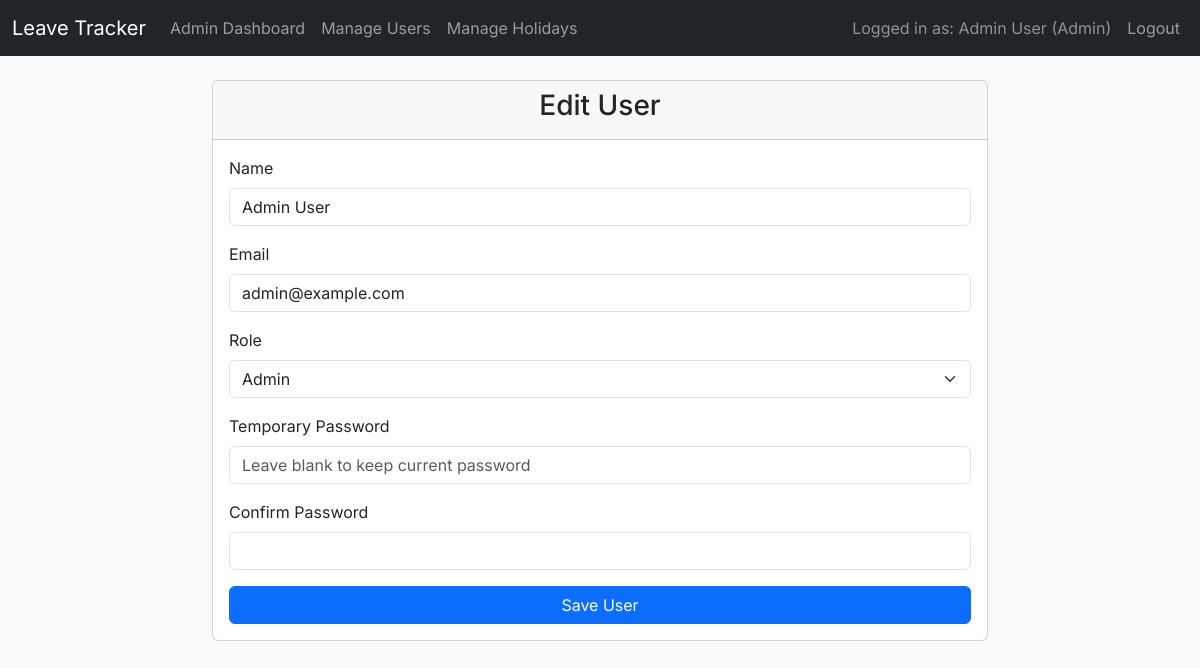
/admin/users/edit/1 (signed in), run on the app's committed database.
### models.py (models this page shows, shortened)
class User(db.Model, UserMixin):
    id = db.Column(db.Integer, primary_key=True)
    name = db.Column(db.String(100), nullable=False)
    email = db.Column(db.String(120), unique=True, nullable=False)
    password_hash = db.Column(db.String(128))
    role = db.Column(db.Enum(UserRole), nullable=False, default=UserRole.EMPLOYEE)
    manager_id = db.Column(db.Integer, db.ForeignKey('user.id'), nullable=True) # Self-referencing
    force_password_change = db.Column(db.Boolean, default=False, nullable=False)
    managed_employees = db.relationship('User', backref=db.backref('manager', remote_side=[id]), lazy='dynamic', foreign_keys=[manager_id])
    leaves_applied = db.relationship('Leave', backref='employee', lazy='dynamic', foreign_keys='Leave.user_id')
    leaves_approved = db.relationship('Leave', backref='approver', lazy='dynamic', foreign_keys='Leave.approved_by_id')
    def is_admin(self):
        return self.role == UserRole.ADMIN

### routes/admin.py (the view)
@admin_bp.route('/users/edit/<int:user_id>', methods=['GET', 'POST'])
@login_required
@admin_required
def edit_user(user_id):
    user = User.query.get_or_404(user_id)
    form = UserForm(obj=user)
    form.original_user = user
    form.password.validators = [v for v in form.password.validators if not isinstance(v, type(request.method == 'POST'))] # Remove DataRequired
    form.confirm_password.validators = [v for v in form.confirm_password.validators if not isinstance(v, type(request.method == 'POST'))]
    managers_list = [(0, 'None')] + [(u.id, u.name) for u in User.query.filter_by(role=UserRole.MANAGER).filter(User.id != user_id).all()]
    form.manager_id.choices = managers_list
    if form.validate_on_submit():
        user.name = form.name.data
        user.email = form.email.data
        user.role = UserRole[form.role.data]
        if form.password.data: # Only update password if provided
            user.set_password(form.password.data)
            user.force_password_change = True
        if UserRole[form.role.data] == UserRole.EMPLOYEE and form.manager_id.data != 0:
            user.manager_id = form.manager_id.data
        elif UserRole[form.role.data] != UserRole.EMPLOYEE:
            user.manager_id = None
        else: # employee without a manager or manager_id set to 0
             user.manager_id = None
        db.session.commit()
        flash(f'User {user.name} updated successfully!', 'success')
        return redirect(url_for('admin.manage_users'))
    elif request.method == 'GET':
        form.role.data = user.role.name # Set enum value for form
        if user.manager_id:
            form.manager_id.data = user.manager_id
    return render_template('admin/add_edit_user.html', form=form, title='Edit User', is_edit=True, user=user)

### forms.py (shortened to what this page needs)
class UserForm(FlaskForm):
    name = StringField('Name', validators=[DataRequired(), Length(min=2, max=100)])
    email = StringField('Email', validators=[DataRequired(), Email()])
    password = PasswordField('Temporary Password', validators=[Optional()]) # Optional for edit, DataRequired for add
    confirm_password = PasswordField('Confirm Password', validators=[Optional(), EqualTo('password', message='Passwords must match')])
    role = SelectField('Role', choices=[(role.name, role.value) for role in UserRole], validators=[DataRequired()])
    manager_id = SelectField('Manager', coerce=int, validators=[Optional()])
    submit = SubmitField('Save User')
    def __init__(self, *args, **kwargs):
        super(UserForm, self).__init__(*args, **kwargs)
        self.manager_id.choices = [(0, 'None')] + [(u.id, u.name) for u in User.query.filter_by(role=UserRole.MANAGER).order_by(User.name).all()]

### routes/auth.py (called while the page is built)
@login_manager.user_loader
def load_user(user_id):
    return User.query.get(int(user_id))

### utils.py (called while the page is built)
def role_required(role):
    def decorator(f):
        @wraps(f)
        def decorated_function(*args, **kwargs):
            if not current_user.is_authenticated:
                flash("Please log in to access this page.", "warning")
                return redirect(url_for('auth.login'))
            if not current_user.role == role:
                flash(f"You do not have the required '{role.value}' role to access this page.", "danger")
                return abort(403)
            return f(*args, **kwargs)
        return decorated_function
    return decorator

### templates/admin/add_edit_user.html (shortened to what this page needs)
{% extends "base.html" %}
{% block content %}
<div class="row justify-content-center">
    <div class="col-md-8">
        <div class="card">
            <div class="card-header">
                <h3 class="text-center">{{ 'Edit User' if is_edit else 'Add New User' }}</h3>
            </div>
            <div class="card-body">
                <form method="POST">
                    <div class="mb-3">
                        {{ form.name.label(class="form-label") }}
                        {{ form.name(class="form-control") }}
                    </div>
                    <div class="mb-3">
                        {{ form.email.label(class="form-label") }}
                        {{ form.email(class="form-control") }}
                    </div>
                    <div class="mb-3">
                        {{ form.role.label(class="form-label") }}
                        {{ form.role(class="form-select") }}
                    </div>
                    <div class="mb-3">
                        {{ form.password.label(class="form-label") }}
                        {{ form.password(class="form-control", placeholder=('Leave blank to keep current password' if is_edit else 'Temporary Password')) }}
                    </div>
                    <div class="mb-3">
                        {{ form.confirm_password.label(class="form-label") }}
                        {{ form.confirm_password(class="form-control") }}
                    </div>
                    <div class="d-grid gap-2">
                        {{ form.submit(class="btn btn-primary") }}
                    </div>
                </form>
            </div>
        </div>
    </div>
</div>
{% endblock %}

### templates/base.html (shortened to what this page needs)
<!DOCTYPE html>
<html lang="en">
<head>
    <link href="https://cdn.jsdelivr.net/npm/bootstrap@5.3.2/dist/css/bootstrap.min.css" rel="stylesheet">
    <link href="https://cdn.jsdelivr.net/npm/fullcalendar@6.1.10/index.global.min.js" rel="stylesheet" />
    <link rel="stylesheet" href="{{ url_for('static', filename='css/style.css') }}">
</head>
<body>
    <nav class="navbar navbar-expand-lg navbar-dark bg-dark">
        <div class="container-fluid">
            <a class="navbar-brand" href="{{ url_for('main.index') }}">Leave Tracker</a>
            <div class="collapse navbar-collapse" id="navbarNav">
                <ul class="navbar-nav me-auto mb-2 mb-lg-0">
                    {% if current_user.is_authenticated %}
                        {% if current_user.is_admin() %}
                        <li class="nav-item">
                            <a class="nav-link" href="{{ url_for('admin.dashboard') }}">Admin Dashboard</a>
                        </li>
                        <li class="nav-item">
                            <a class="nav-link" href="{{ url_for('admin.manage_users') }}">Manage Users</a>
                        </li>
                        <li class="nav-item">
                            <a class="nav-link" href="{{ url_for('admin.manage_holidays') }}">Manage Holidays</a>
                        </li>
                        {% elif current_user.is_manager() %}
                        <li class="nav-item">
                            <a class="nav-link" href="{{ url_for('manager.dashboard') }}">Manager Dashboard</a>
                        </li>
                        {% endif %}
                    {% endif %}
                </ul>
                <ul class="navbar-nav">
                    {% if current_user.is_authenticated %}
                        <li class="nav-item">
                            <span class="nav-link disabled text-white-50">Logged in as: {{ current_user.name }} ({{ current_user.role.value }})</span>
                        </li>
                        <li class="nav-item">
                            <a class="nav-link" href="{{ url_for('auth.logout') }}">Logout</a>
                        </li>
                    {% else %}
                        <li class="nav-item">
                            <a class="nav-link" href="{{ url_for('auth.login') }}">Login</a>
                        </li>
                    {% endif %}
                </ul>
            </div>
        </div>
    </nav>
    <div class="container mt-4">
        {% block content %}{% endblock %}
    </div>
</body>
</html>

### static/css/style.css (style rules this page uses)
:root { --primary-color: #4A90E2; --primary-hover: #357ABD; --success-color: #27AE60; --warning-color: #F39C12; --danger-color: #E74C3C; --info-color: #5DADE2; --light-gray: #F8F9FA; --border-color: #EAECEF; --text-primary: #2C3E50; --text-secondary: #5D6D7E; --font-family: 'Inter', sans-serif; }
body { background-color: var(--light-gray); font-family: var(--font-family); color: var(--text-primary); }
.container, .container-fluid { max-width: 1600px; }

### data on the page
User: name "Admin User", role.value "Admin", email "admin@example.com", role "Admin"

### other printed values
{{ 'Edit User' if is_edit else 'Add New User' }} "Edit User"
